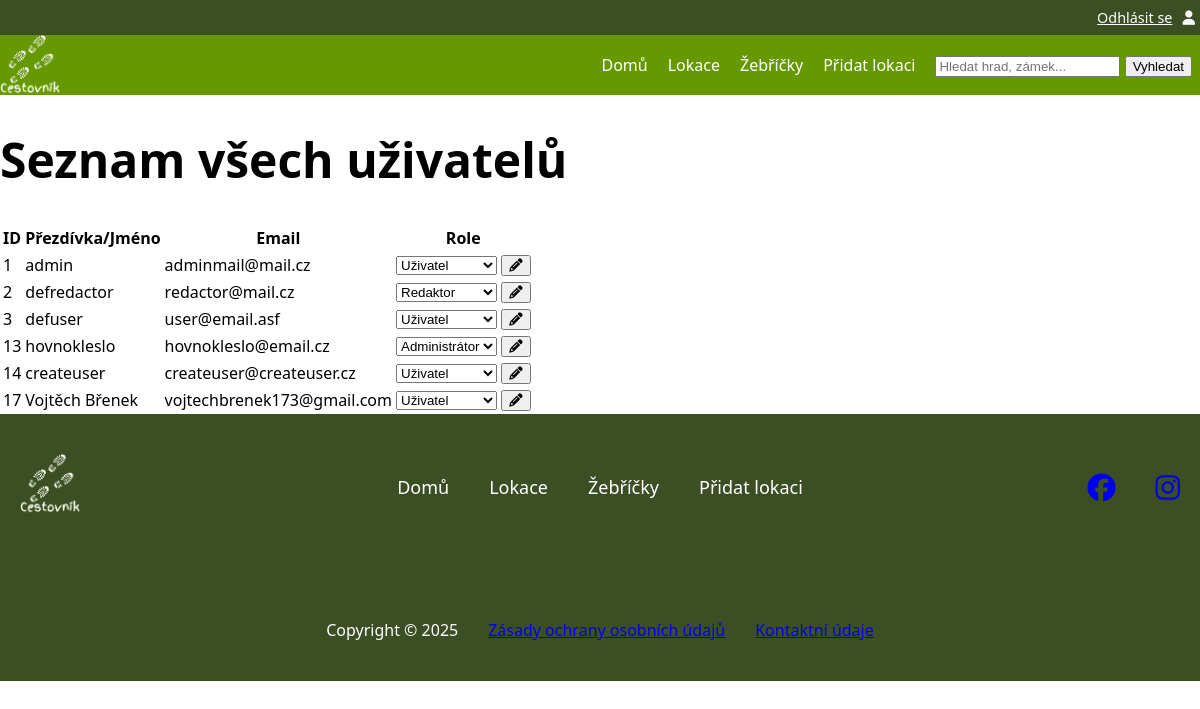
/all_users (signed in), run on an earlier commit of the app's database.
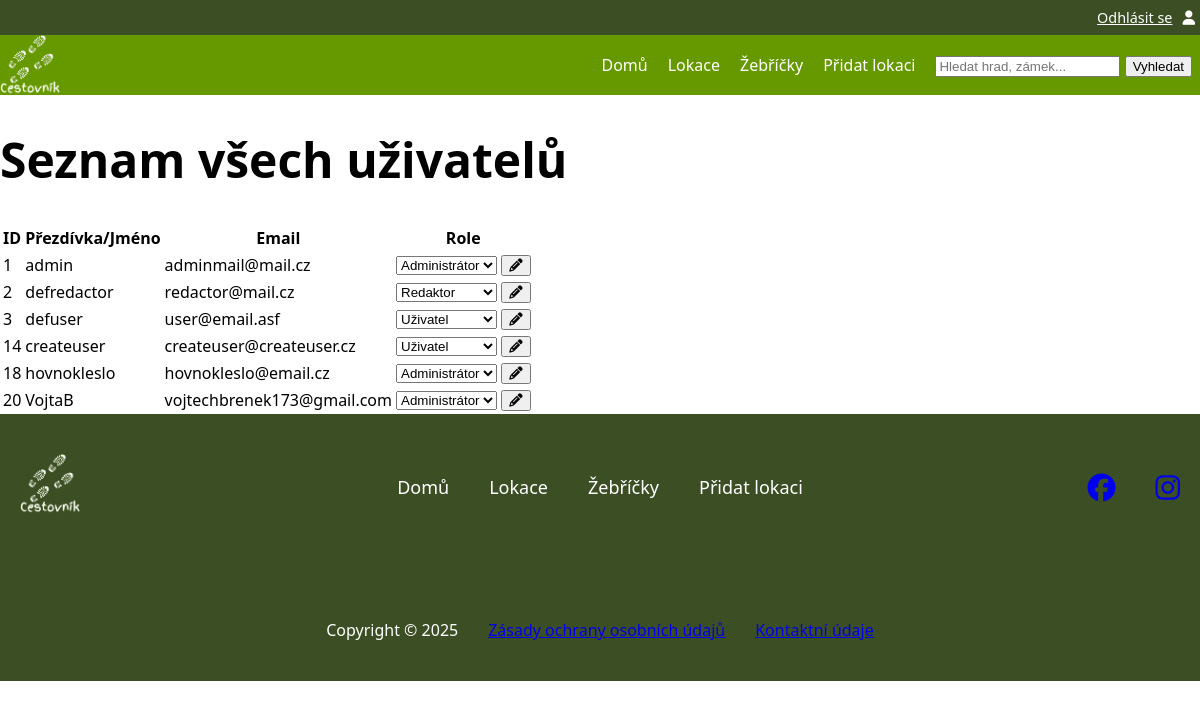
And on a later commit of the database.
### tables this page shows
CREATE TABLE "user"
(
    id               INTEGER
        primary key autoincrement,
    name             VARCHAR not null,
    email            VARCHAR not null
        unique,
    password_hash    VARCHAR not null,
    id_role          INTEGER
        references role,
    id_auth_provider integer
        constraint user_auth_provider_id_fk
            references auth_provider
);

### pages/all_users.py (the view)
@router.get("/all_users", response_class=HTMLResponse)
async def all_users_page(request: Request, svc: UserService = Depends(user_service)):
    if not request.session.get("user"):
        return RedirectResponse(url="/login", status_code=303)
    all_users = svc.list_all_users()
    return request.app.state.templates.TemplateResponse(
        "all_users.html",
        {
            "request": request,
            "title": "Seznam všech uživatelů",
            "all_users": all_users
        }
    )

### templates/all_users.html (shortened to what this page needs)
{% extends "base.html" %}
{% block content %}
    <h1>{{ title }}</h1>
    {% if all_users %}
        <table>
            <tr>
                <th>ID</th>
                <th>Přezdívka/Jméno</th>
                <th>Email</th>
                <th>Role</th>
            </tr>
            {% for user in all_users %}
                <tr>
                    <td>{{ user['id'] }}</td>
                    <td>{{ user['name'] }}</td>
                    <td>{{ user['email'] }}</td>
                    <td>
                        <form action="/all_users/update" method="post">
                            <select name="role">
                                <option value="1" {% if user['role'] == 1 %}selected{% endif %}>Administrátor</option>
                                <option value="2" {% if user['role'] == 2 %}selected{% endif %}>Redaktor</option>
                                <option value="3" {% if user['role'] == 3 %}selected{% endif %}>Uživatel</option>
                            </select>
                            <button type="submit" title="Uložit změnu role"><i class="fa-solid fa-pencil"></i></button>
                        </form>
                    </td>
                </tr>
            {% endfor %}
        </table>
    {% else %}
        <p>Žádní uživatelé</p>
    {% endif %}
{% endblock %}

What changed in the data, as far as the page shows it:
removed user: id "13", name "hovnokleslo", email "hovnokleslo@email.cz", role "Administrátor"
removed user: id "17", name "Vojtěch Břenek", email "vojtechbrenek173@gmail.com", role "Uživatel"
changed user "admin": role "Uživatel" → "Administrátor"
added user: id "18", name "hovnokleslo", email "hovnokleslo@email.cz", role "Administrátor"
added user: id "20", name "VojtaB", email "vojtechbrenek173@gmail.com", role "Administrátor"
